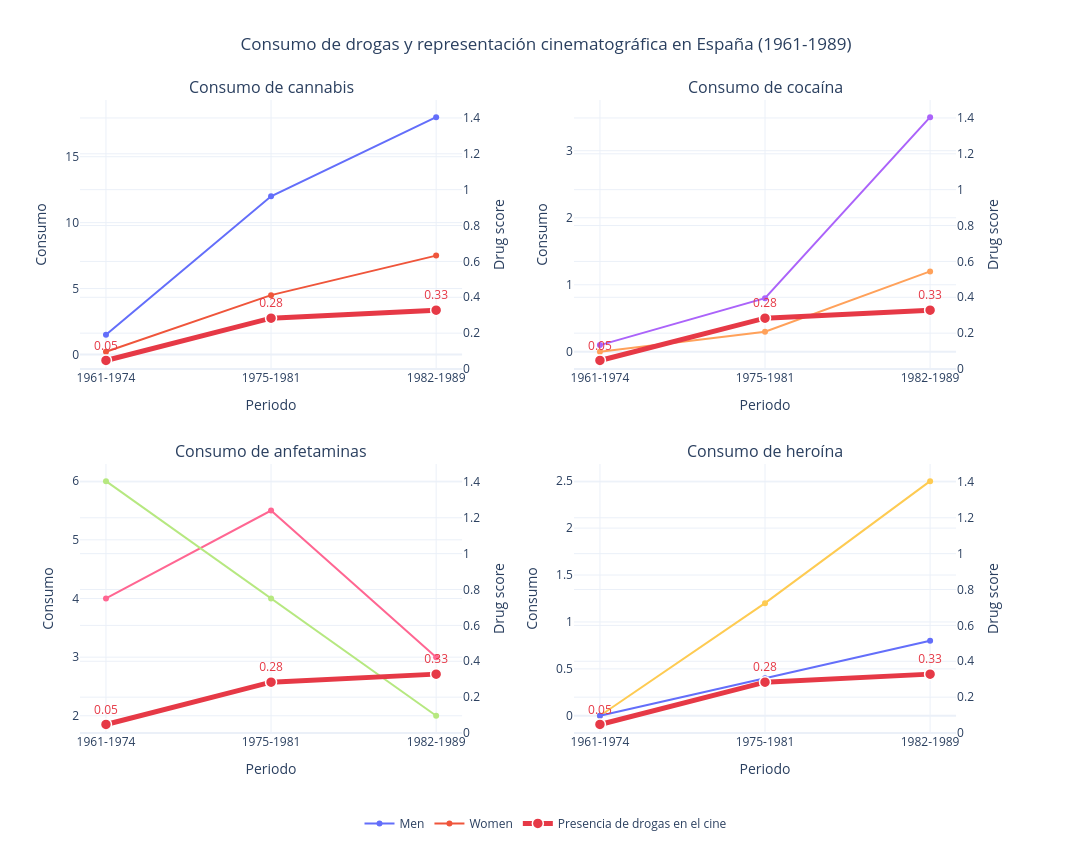

Notebook source saved alongside this figure:
### Code cell
df_drogas = df_consumo_drogas_esp.copy()

df_drogas["periodo"] = df_drogas["periodo"].astype(str)

df_drogas[["inicio", "fin"]] = df_drogas["periodo"].str.extract(r"(\d{4})\D+(\d{4})")

df_drogas["inicio"] = df_drogas["inicio"].astype(int)
df_drogas["fin"] = df_drogas["fin"].astype(int)

df_drogas = df_drogas.sort_values("inicio")


df_peliculas = pd.read_csv("peliculas_1961_1989_clasificado.csv").copy()

df_peliculas["release_year"] = pd.to_numeric(df_peliculas["release_year"],errors="coerce")

df_peliculas["drug_score"] = pd.to_numeric(df_peliculas["drug_score"], errors="coerce")

df_peliculas = df_peliculas.dropna(subset=["release_year", "drug_score"])


df_peliculas["release_year"] = df_peliculas["release_year"].astype(int)

df_peliculas["periodo"] = pd.NA

for _, fila in df_drogas[["periodo", "inicio", "fin"]].drop_duplicates().iterrows():

    mascara = df_peliculas["release_year"].between(fila["inicio"], fila["fin"])

    df_peliculas.loc[mascara, "periodo"] = fila["periodo"]


df_drug_score = (
    df_peliculas
    .groupby("periodo", observed=True)
    .agg(
        drug_score=("drug_score", "mean"),
        num_peliculas=("drug_score", "count")
    )
    .reset_index()
)


drogas = ["cannabis", "cocaine", "anfetaminas", "heroin"]

nombres_drogas = {"cannabis": "Cannabis", "cocaine": "Cocaína", "anfetaminas": "Anfetaminas", "heroin": "Heroína"}

periodos_ordenados = df_drogas["periodo"].drop_duplicates().tolist()

fig = make_subplots(
    rows=2,
    cols=2,
    subplot_titles=["Consumo de cannabis", "Consumo de cocaína", "Consumo de anfetaminas", "Consumo de heroína"],
    specs=[
        [{"secondary_y": True}, {"secondary_y": True}],
        [{"secondary_y": True}, {"secondary_y": True}]
    ],
    vertical_spacing=0.15,
    horizontal_spacing=0.12
)

for i, droga in enumerate(drogas):
    fila = i // 2 + 1
    columna = i % 2 + 1

    for genero in df_drogas["gender"].dropna().unique():

        datos = df_drogas[df_drogas["gender"] == genero]

        fig.add_trace(
            go.Scatter(
                x=datos["periodo"],
                y=datos[droga],
                name=f"{genero}",
                mode="lines+markers",
                legendgroup=str(genero),
                showlegend=(i == 0)
            ),
            row=fila,
            col=columna,
            secondary_y=False
        )

    fig.add_trace(
    go.Scatter(
        x=df_drug_score["periodo"],
        y=df_drug_score["drug_score"],
        name="Presencia de drogas en el cine",
        mode="lines+markers+text",
        line=dict(color="#E63946", width=5, dash="solid"),
        marker=dict(
            size=11,
            color="#E63946",
            line=dict(
                color="white",
                width=1.5
            )
        ),
        text=df_drug_score["drug_score"].round(2),
        textposition="top center",
        textfont=dict(size=12, color="#E63946"),
        legendgroup="cine",
        showlegend=(i == 0)
    ),
    row=fila,
    col=columna,
    secondary_y=True
    )

    fig.update_yaxes(title_text="Drug score (0-5)", range=[0, 2], row=fila, col=columna, secondary_y=True)
    fig.update_yaxes(title_text="Consumo", row=fila, col=columna, secondary_y=False)
    fig.update_yaxes(title_text="Drug score", range=[0, 1.5], row=fila, col=columna, secondary_y=True)

    fig.update_xaxes(categoryorder="array", categoryarray=periodos_ordenados, title_text="Periodo", row=fila, col=columna)

fig.update_layout(
    title=dict(text="Consumo de drogas y representación cinematográfica en España (1961-1989)", x=0.5),
    template="plotly_white",
    height=850,
    width=1200,
    hovermode="x unified",
    legend=dict(orientation="h", y=-0.12, x=0.5, xanchor="center")
)

fig.show()

fig.write_image("grafico_consumo_drogas.png", width=1600, height=1100, scale=2)

### Figure 1 — Plotly figure (JSON) as saved in the notebook; plotly's stock layout.template omitted (floating-point values rounded to 4 significant figures)
{"data": [{"legendgroup": "Men", "mode": "lines+markers", "name": "Men", "showlegend": true, "type": "scatter", "x": ["1961-1974", "1975-1981", "1982-1989"], "xaxis": "x", "y": [1.5, 12.0, 18.0], "yaxis": "y"}, {"legendgroup": "Women", "mode": "lines+markers", "name": "Women", "showlegend": true, "type": "scatter", "x": ["1961-1974", "1975-1981", "1982-1989"], "xaxis": "x", "y": [0.2, 4.5, 7.5], "yaxis": "y"}, {"legendgroup": "cine", "line": {"color": "#E63946", "dash": "solid", "width": 5}, "marker": {"color": "#E63946", "line": {"color": "white", "width": 1.5}, "size": 11}, "mode": "lines+markers+text", "name": "Presencia de drogas en el cine", "showlegend": true, "text": [0.05, 0.28, 0.33], "textfont": {"color": "#E63946", "size": 12}, "textposition": "top center", "type": "scatter", "x": ["1961-1974", "1975-1981", "1982-1989"], "xaxis": "x", "y": [0.04762, 0.2835, 0.3282], "yaxis": "y2"}, {"legendgroup": "Men", "mode": "lines+markers", "name": "Men", "showlegend": false, "type": "scatter", "x": ["1961-1974", "1975-1981", "1982-1989"], "xaxis": "x2", "y": [0.1, 0.8, 3.5], "yaxis": "y3"}, {"legendgroup": "Women", "mode": "lines+markers", "name": "Women", "showlegend": false, "type": "scatter", "x": ["1961-1974", "1975-1981", "1982-1989"], "xaxis": "x2", "y": [0.0, 0.3, 1.2], "yaxis": "y3"}, {"legendgroup": "cine", "line": {"color": "#E63946", "dash": "solid", "width": 5}, "marker": {"color": "#E63946", "line": {"color": "white", "width": 1.5}, "size": 11}, "mode": "lines+markers+text", "name": "Presencia de drogas en el cine", "showlegend": false, "text": [0.05, 0.28, 0.33], "textfont": {"color": "#E63946", "size": 12}, "textposition": "top center", "type": "scatter", "x": ["1961-1974", "1975-1981", "1982-1989"], "xaxis": "x2", "y": [0.04762, 0.2835, 0.3282], "yaxis": "y4"}, {"legendgroup": "Men", "mode": "lines+markers", "name": "Men", "showlegend": false, "type": "scatter", "x": ["1961-1974", "1975-1981", "1982-1989"], "xaxis": "x3", "y": [4.0, 5.5, 3.0], "yaxis": "y5"}, {"legendgroup": "Women", "mode": "lines+markers", "name": "Women", "showlegend": false, "type": "scatter", "x": ["1961-1974", "1975-1981", "1982-1989"], "xaxis": "x3", "y": [6.0, 4.0, 2.0], "yaxis": "y5"}, {"legendgroup": "cine", "line": {"color": "#E63946", "dash": "solid", "width": 5}, "marker": {"color": "#E63946", "line": {"color": "white", "width": 1.5}, "size": 11}, "mode": "lines+markers+text", "name": "Presencia de drogas en el cine", "showlegend": false, "text": [0.05, 0.28, 0.33], "textfont": {"color": "#E63946", "size": 12}, "textposition": "top center", "type": "scatter", "x": ["1961-1974", "1975-1981", "1982-1989"], "xaxis": "x3", "y": [0.04762, 0.2835, 0.3282], "yaxis": "y6"}, {"legendgroup": "Men", "mode": "lines+markers", "name": "Men", "showlegend": false, "type": "scatter", "x": ["1961-1974", "1975-1981", "1982-1989"], "xaxis": "x4", "y": [0.0, 1.2, 2.5], "yaxis": "y7"}, {"legendgroup": "Women", "mode": "lines+markers", "name": "Women", "showlegend": false, "type": "scatter", "x": ["1961-1974", "1975-1981", "1982-1989"], "xaxis": "x4", "y": [0.0, 0.4, 0.8], "yaxis": "y7"}, {"legendgroup": "cine", "line": {"color": "#E63946", "dash": "solid", "width": 5}, "marker": {"color": "#E63946", "line": {"color": "white", "width": 1.5}, "size": 11}, "mode": "lines+markers+text", "name": "Presencia de drogas en el cine", "showlegend": false, "text": [0.05, 0.28, 0.33], "textfont": {"color": "#E63946", "size": 12}, "textposition": "top center", "type": "scatter", "x": ["1961-1974", "1975-1981", "1982-1989"], "xaxis": "x4", "y": [0.04762, 0.2835, 0.3282], "yaxis": "y8"}], "layout": {"annotations": [{"font": {"size": 16}, "showarrow": false, "text": "Consumo de cannabis", "x": 0.205, "xanchor": "center", "xref": "paper", "y": 1, "yanchor": "bottom", "yref": "paper"}, {"font": {"size": 16}, "showarrow": false, "text": "Consumo de cocaína", "x": 0.735, "xanchor": "center", "xref": "paper", "y": 1, "yanchor": "bottom", "yref": "paper"}, {"font": {"size": 16}, "showarrow": false, "text": "Consumo de anfetaminas", "x": 0.205, "xanchor": "center", "xref": "paper", "y": 0.425, "yanchor": "bottom", "yref": "paper"}, {"font": {"size": 16}, "showarrow": false, "text": "Consumo de heroína", "x": 0.735, "xanchor": "center", "xref": "paper", "y": 0.425, "yanchor": "bottom", "yref": "paper"}], "height": 850, "hovermode": "x unified", "legend": {"orientation": "h", "x": 0.5, "xanchor": "center", "y": -0.12}, "title": {"text": "Consumo de drogas y representación cinematográfica en España (1961-1989)", "x": 0.5}, "width": 1200, "xaxis": {"anchor": "y", "categoryarray": ["1961-1974", "1975-1981", "1982-1989"], "categoryorder": "array", "domain": [0, 0.41], "title": {"text": "Periodo"}}, "xaxis2": {"anchor": "y3", "categoryarray": ["1961-1974", "1975-1981", "1982-1989"], "categoryorder": "array", "domain": [0.53, 0.94], "title": {"text": "Periodo"}}, "xaxis3": {"anchor": "y5", "categoryarray": ["1961-1974", "1975-1981", "1982-1989"], "categoryorder": "array", "domain": [0, 0.41], "title": {"text": "Periodo"}}, "xaxis4": {"anchor": "y7", "categoryarray": ["1961-1974", "1975-1981", "1982-1989"], "categoryorder": "array", "domain": [0.53, 0.94], "title": {"text": "Periodo"}}, "yaxis": {"anchor": "x", "domain": [0.575, 1], "title": {"text": "Consumo"}}, "yaxis2": {"anchor": "x", "overlaying": "y", "range": [0, 1.5], "side": "right", "title": {"text": "Drug score"}}, "yaxis3": {"anchor": "x2", "domain": [0.575, 1], "title": {"text": "Consumo"}}, "yaxis4": {"anchor": "x2", "overlaying": "y3", "range": [0, 1.5], "side": "right", "title": {"text": "Drug score"}}, "yaxis5": {"anchor": "x3", "domain": [0, 0.425], "title": {"text": "Consumo"}}, "yaxis6": {"anchor": "x3", "overlaying": "y5", "range": [0, 1.5], "side": "right", "title": {"text": "Drug score"}}, "yaxis7": {"anchor": "x4", "domain": [0, 0.425], "title": {"text": "Consumo"}}, "yaxis8": {"anchor": "x4", "overlaying": "y7", "range": [0, 1.5], "side": "right", "title": {"text": "Drug score"}}}}
